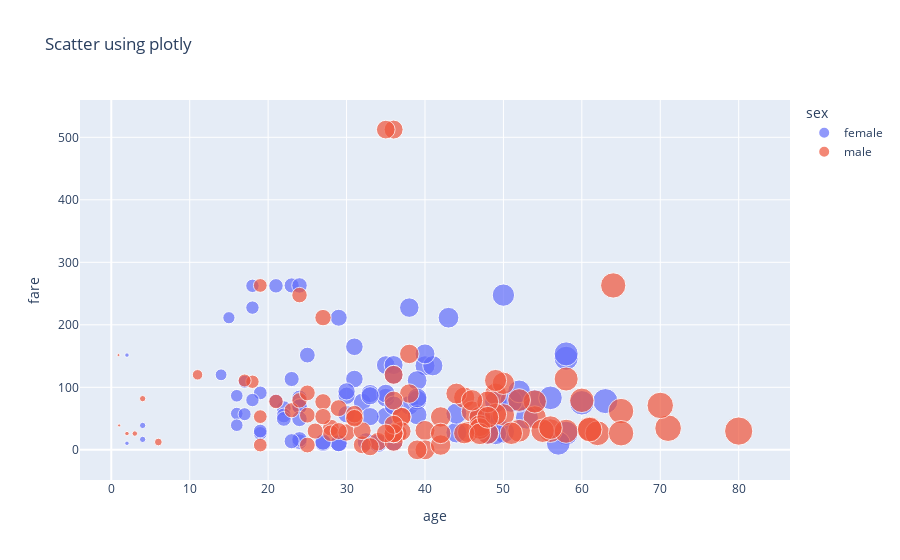

The notebook cell this image was saved under:
### Code cell
# Scatter PLot
df.dropna(inplace = True)
fig = px.scatter(df, x = 'age', y = 'fare',color = 'sex', size = 'age', title = 'Scatter using plotly' )
fig.show()

### Figure 1 — Plotly figure (JSON) as saved in the notebook; plotly's stock layout.template omitted (floating-point values rounded to 4 significant figures)
{"data": [{"hovertemplate": "sex=female<br>age=%{marker.size}<br>fare=%{y}<extra></extra>", "legendgroup": "female", "marker": {"color": "#636efa", "size": [38, 35, 4, 58, 49, 29, 23, 32.5, 19, 22, 50, 44, 58, 2, 31, 32, 35, 29, 30, 58, 35, 63, 19, 2, 50, 17, 30, 24, 18, 31, 40, 36, 36, 16, 41, 24, 24, 22, 60, 24, 23, 24, 33, 14, 23, 35, 54, 25, 16, 34, 30, 44, 22, 36, 48, 39, 53, 39, 39, 18, 52, 40, 4, 21, 24, 15, 18, 24, 38, 27, 29, 21, 33, 36, 51, 57, 43, 17, 49, 33, 52, 27, 39, 16, 48, 47, 56, 19], "sizemode": "area", "sizeref": 0.2, "symbol": "circle"}, "mode": "markers", "name": "female", "orientation": "v", "showlegend": true, "type": "scatter", "x": [38, 35, 4, 58, 49, 29, 23, 32.5, 19, 22, 50, 44, 58, 2, 31, 32, 35, 29, 30, 58, 35, 63, 19, 2, 50, 17, 30, 24, 18, 31, 40, 36, 36, 16, 41, 24, 24, 22, 60, 24, 23, 24, 33, 14, 23, 35, 54, 25, 16, 34, 30, 44, 22, 36, 48, 39, 53, 39, 39, 18, 52, 40, 4, 21, 24, 15, 18, 24, 38, 27, 29, 21, 33, 36, 51, 57, 43, 17, 49, 33, 52, 27, 39, 16, 48, 47, 56, 19], "xaxis": "x", "y": [71.28, 53.1, 16.7, 26.55, 76.73, 10.5, 263, 13, 26.28, 66.6, 28.71, 27.72, 146.5, 10.46, 113.3, 76.29, 83.47, 10.46, 86.5, 153.5, 135.6, 77.96, 91.08, 151.6, 247.5, 108.9, 56.93, 83.16, 262.4, 164.9, 134.5, 135.6, 13, 57.98, 134.5, 263, 13, 55, 75.25, 69.3, 113.3, 16.7, 90, 120, 13.79, 90, 78.27, 151.6, 86.5, 10.5, 93.5, 57.98, 49.5, 71, 39.6, 79.65, 51.48, 55.9, 110.9, 79.65, 78.27, 153.5, 39, 77.96, 69.3, 211.3, 227.5, 49.5, 227.5, 10.5, 211.3, 262.4, 86.5, 120, 77.96, 10.5, 211.3, 57, 25.93, 53.1, 93.5, 12.47, 83.16, 39.4, 25.93, 52.55, 83.16, 30], "yaxis": "y"}, {"hovertemplate": "sex=male<br>age=%{marker.size}<br>fare=%{y}<extra></extra>", "legendgroup": "male", "marker": {"color": "#EF553B", "size": [54, 34, 28, 19, 65, 45, 25, 46, 71, 23, 21, 47, 24, 54, 37, 24, 36.5, 61, 56, 1, 3, 40, 38, 44, 37, 62, 52, 40, 37, 36, 0.92, 45.5, 38, 29, 2, 25, 27, 36, 32, 28, 50, 64, 4, 52, 30, 49, 65, 48, 47, 25, 58, 55, 18, 36, 47, 45, 50, 17, 36, 36, 60, 49, 42, 61, 80, 32, 48, 56, 58, 47, 31, 36, 27, 31, 49, 42, 35, 42, 48, 19, 27, 35, 36, 70, 19, 6, 29, 46, 11, 39, 51, 31, 33, 26], "sizemode": "area", "sizeref": 0.2, "symbol": "circle"}, "mode": "markers", "name": "male", "orientation": "v", "showlegend": true, "type": "scatter", "x": [54, 34, 28, 19, 65, 45, 25, 46, 71, 23, 21, 47, 24, 54, 37, 24, 36.5, 61, 56, 1, 3, 40, 38, 44, 37, 62, 52, 40, 37, 36, 0.92, 45.5, 38, 29, 2, 25, 27, 36, 32, 28, 50, 64, 4, 52, 30, 49, 65, 48, 47, 25, 58, 55, 18, 36, 47, 45, 50, 17, 36, 36, 60, 49, 42, 61, 80, 32, 48, 56, 58, 47, 31, 36, 27, 31, 49, 42, 35, 42, 48, 19, 27, 35, 36, 70, 19, 6, 29, 46, 11, 39, 51, 31, 33, 26], "xaxis": "x", "y": [51.86, 13, 35.5, 263, 61.98, 83.47, 7.65, 61.17, 34.65, 63.36, 77.29, 52, 247.5, 77.29, 53.1, 79.2, 26, 33.5, 30.7, 39, 26, 31, 90, 90, 52.55, 26.55, 79.65, 0, 29.7, 12.88, 151.6, 28.5, 153.5, 66.6, 26, 55.44, 211.5, 120, 8.05, 26.55, 55.9, 263, 81.86, 30.5, 27.75, 89.1, 26.55, 26.55, 38.5, 91.08, 29.7, 30.5, 108.9, 26.29, 34.02, 26.55, 106.4, 110.9, 26.39, 40.12, 79.2, 56.93, 52.55, 32.32, 30, 30.5, 76.73, 35.5, 113.3, 25.59, 52, 512.3, 76.73, 57, 110.9, 7.65, 26.29, 26.29, 52, 7.65, 53.1, 512.3, 78.85, 71, 53.1, 12.47, 30, 79.2, 120, 0, 26.55, 50.5, 5, 30], "yaxis": "y"}], "layout": {"legend": {"itemsizing": "constant", "title": {"text": "sex"}, "tracegroupgap": 0}, "title": {"text": "Scatter using plotly"}, "xaxis": {"anchor": "y", "domain": [0, 1], "title": {"text": "age"}}, "yaxis": {"anchor": "x", "domain": [0, 1], "title": {"text": "fare"}}}}
